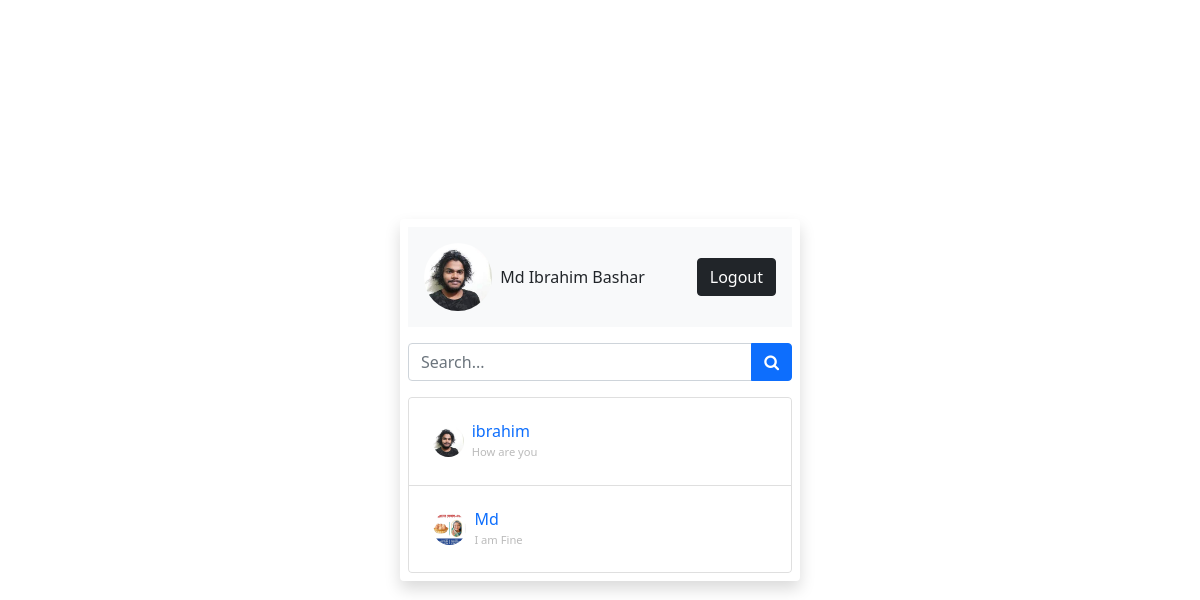
The app's page /php-chat-app-main/home.php (signed in) with its own data.
### tables this page shows
CREATE TABLE `users` (
  `user_id` int(11) NOT NULL,
  `name` varchar(255) NOT NULL,
  `username` varchar(255) NOT NULL,
  `password` varchar(1000) NOT NULL,
  `p_p` varchar(255) DEFAULT 'user-default.png',
  `last_seen` datetime NOT NULL DEFAULT current_timestamp()
);

CREATE TABLE `chats` (
  `chat_id` int(11) NOT NULL,
  `from_id` int(11) NOT NULL,
  `to_id` int(11) NOT NULL,
  `message` text NOT NULL,
  `opened` tinyint(1) NOT NULL DEFAULT 0,
  `created_at` datetime NOT NULL DEFAULT current_timestamp()
);

### php-chat-app-main/app/helpers/user.php (called while the page is built)
<?php
function getUser($username, $conn){
   $sql = "SELECT * FROM users
           WHERE username=?";
   $stmt = $conn->prepare($sql);
   $stmt->execute([$username]);
   if ($stmt->rowCount() === 1) {
   	 $user = $stmt->fetch();
   	 return $user;
   }else {
   	$user = [];
   	return $user;
   }
}

### php-chat-app-main/app/helpers/conversations.php (called while the page is built)
<?php
function getConversation($user_id, $conn){
    $sql = "SELECT * FROM conversations
            WHERE user_1=? OR user_2=?
            ORDER BY conversation_id DESC";
    $stmt = $conn->prepare($sql);
    $stmt->execute([$user_id, $user_id]);
    if($stmt->rowCount() > 0){
        $conversations = $stmt->fetchAll();
        $user_data = [];
        foreach($conversations as $conversation){
            if ($conversation['user_1'] == $user_id) {
            	$sql2  = "SELECT *
            	          FROM users WHERE user_id=?";
            	$stmt2 = $conn->prepare($sql2);
            	$stmt2->execute([$conversation['user_2']]);
            }else {
            	$sql2  = "SELECT *
            	          FROM users WHERE user_id=?";
            	$stmt2 = $conn->prepare($sql2);
            	$stmt2->execute([$conversation['user_1']]);
            }
            $allConversations = $stmt2->fetchAll();
            array_push($user_data, $allConversations[0]);
        }
        return $user_data;
    }else {
    	$conversations = [];
    	return $conversations;
    }
}

### php-chat-app-main/app/helpers/last_chat.php (called while the page is built)
<?php
function lastChat($id_1, $id_2, $conn){
   $sql = "SELECT * FROM chats
           WHERE (from_id=? AND to_id=?)
           OR    (to_id=? AND from_id=?)
           ORDER BY chat_id DESC LIMIT 1";
    $stmt = $conn->prepare($sql);
    $stmt->execute([$id_1, $id_2, $id_1, $id_2]);
    if ($stmt->rowCount() > 0) {
    	$chat = $stmt->fetch();
    	return $chat['message'];
    }else {
    	$chat = '';
    	return $chat;
    }
}

### php-chat-app-main/home.php (the view, shortened to what this page needs)
<?php
  if (isset($_SESSION['username'])) {
  	include 'app/db.conn.php';
  	include 'app/helpers/user.php';
  	include 'app/helpers/conversations.php';
    include 'app/helpers/last_chat.php';
  	$user = getUser($_SESSION['username'], $conn);
  	$conversations = getConversation($user['user_id'], $conn);
?>
<!DOCTYPE html>
<html lang="en">
<head>
	<link href="https://cdn.jsdelivr.net/npm/bootstrap@5.0.1/dist/css/bootstrap.min.css" rel="stylesheet">
	<link rel="stylesheet"
	      href="css/style.css">
	<link rel="stylesheet" href="https://cdnjs.cloudflare.com/ajax/libs/font-awesome/4.7.0/css/font-awesome.min.css">
</head>
<body class="d-flex
             justify-content-center
             align-items-center
             vh-100">
    <div class="p-2 w-400
                rounded shadow">
    	<div>
    		<div class="d-flex
    		            mb-3 p-3 bg-light
			            justify-content-between
			            align-items-center">
    			<div class="d-flex
    			            align-items-center">
    			    <img src="uploads/<?=$user['p_p']?>"
    			         class="w-25 rounded-circle">
                    <h3 class="fs-xs m-2"><?=$user['name']?></h3>
    			</div>
    			<a href="logout.php"
    			   class="btn btn-dark">Logout</a>
    		</div>
    		<div class="input-group mb-3">
    			<input type="text"
    			       placeholder="Search..."
    			       id="searchText"
    			       class="form-control">
    			<button class="btn btn-primary"
    			        id="serachBtn">
    			        <i class="fa fa-search"></i>
    			</button>
    		</div>
    		<ul id="chatList"
    		    class="list-group mvh-50 overflow-auto">
    			<?php if (!empty($conversations)) { ?>
    			    <?php
    			    foreach ($conversations as $conversation){ ?>
	    			<li class="list-group-item">
	    				<a href="chat.php?user=<?=$conversation['username']?>"
	    				   class="d-flex
	    				          justify-content-between
	    				          align-items-center p-2">
	    					<div class="d-flex
	    					            align-items-center">
	    					    <img src="uploads/<?=$conversation['p_p']?>"
	    					         class="w-10 rounded-circle">
	    					    <h3 class="fs-xs m-2">
	    					    	<?=$conversation['name']?><br>
                      <small>
                        <?php
                          echo lastChat($_SESSION['user_id'], $conversation['user_id'], $conn);
                        ?>
                      </small>
	    					    </h3>
	    					</div>
	    				</a>
	    			</li>
    			    <?php } ?>
    			<?php } ?>
    		</ul>
    	</div>
    </div>
</body>
</html>
<?php
  }else{
  	header("Location: index.php");
   	exit;
  }
 ?>

### php-chat-app-main/css/style.css (style rules this page uses)
.vh-100 { min-height: 100vh; }
.w-400 { width: 400px; }
.fs-xs { font-size: 1rem; }
.w-10 { width: 10%; }
a { text-decoration: none; }
small { color: #bbb; font-size: 0.7rem; text-align: right; }

### records on screen
users: p_p (picture), name "Md Ibrahim Bashar"
users: p_p (picture), name "ibrahim", user_id.message "How are you"
users: p_p (picture), name "Md", user_id.message "I am Fine"
